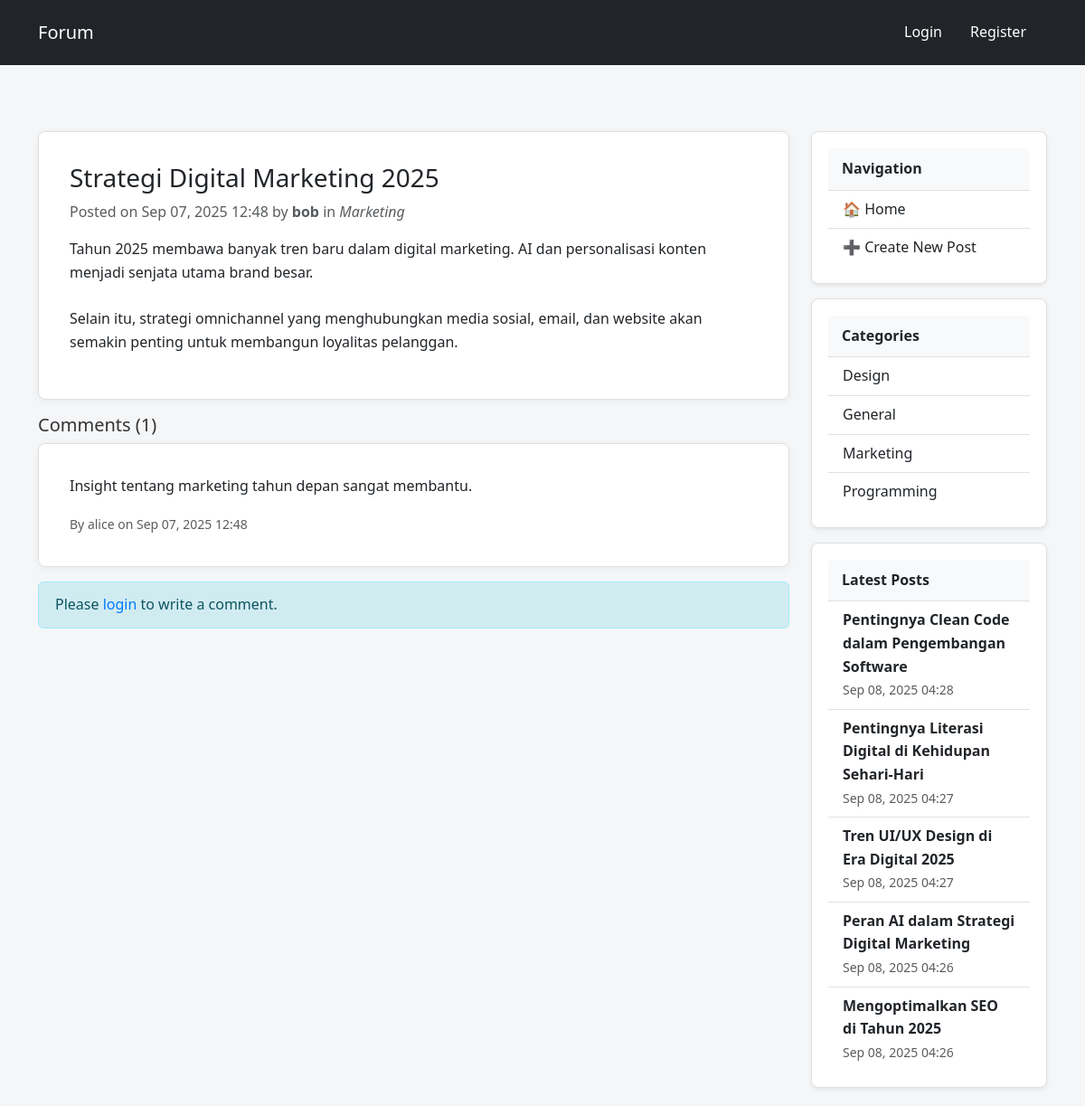
Screenshot of /single.php?id=2 with the database file from the repository.
### tables this page shows
CREATE TABLE `posts` (
  `id` int(11) NOT NULL,
  `title` varchar(255) NOT NULL,
  `content` text NOT NULL,
  `user_id` int(11) NOT NULL,
  `category_id` int(11) NOT NULL,
  `created_at` timestamp NOT NULL DEFAULT current_timestamp()
);

CREATE TABLE `users` (
  `id` int(11) NOT NULL,
  `username` varchar(50) NOT NULL,
  `email` varchar(100) NOT NULL,
  `password` varchar(255) NOT NULL,
  `created_at` timestamp NOT NULL DEFAULT current_timestamp()
);

CREATE TABLE `categories` (
  `id` int(11) NOT NULL,
  `name` varchar(100) NOT NULL
);

CREATE TABLE `comments` (
  `id` int(11) NOT NULL,
  `content` text NOT NULL,
  `user_id` int(11) NOT NULL,
  `post_id` int(11) NOT NULL,
  `created_at` timestamp NOT NULL DEFAULT current_timestamp()
);

### single.php (the view, shortened to what this page needs)
<?php
require 'includes/header.php';
require 'config/config.php';
$post_id = (int) $_GET['id'];
$stmt = $conn->prepare("
    SELECT p.id, p.title, p.content, p.created_at,
           u.username, c.name AS category
    FROM posts p
    JOIN users u ON p.user_id = u.id
    JOIN categories c ON p.category_id = c.id
    WHERE p.id = :id
");
$stmt->execute([':id' => $post_id]);
$post = $stmt->fetch(PDO::FETCH_OBJ);
$stmt = $conn->prepare("
    SELECT cm.content, cm.created_at, u.username
    FROM comments cm
    JOIN users u ON cm.user_id = u.id
    WHERE cm.post_id = :post_id
    ORDER BY cm.created_at DESC
");
$stmt->execute([':post_id' => $post_id]);
$comments = $stmt->fetchAll(PDO::FETCH_OBJ);
?>
<div class="col-lg-9 mb-3" style="margin-top: 57px;">
    <div class="card mb-3">
        <div class="card-body">
            <h3 class="card-title"><?= htmlspecialchars($post->title) ?></h3>
            <p class="text-muted">
                Posted on <?= date("M d, Y H:i", strtotime($post->created_at)) ?>
                by <strong><?= htmlspecialchars($post->username) ?></strong>
                in <em><?= htmlspecialchars($post->category) ?></em>
            </p>
            <p><?= nl2br(htmlspecialchars($post->content)) ?></p>
        </div>
    </div>
    <h5>Comments (<?= count($comments) ?>)</h5>
    <?php if (count($comments) > 0): ?>
        <?php foreach ($comments as $comment): ?>
            <div class="card mb-2">
                <div class="card-body">
                    <p><?= nl2br(htmlspecialchars($comment->content)) ?></p>
                    <small class="text-muted">
                        By <?= htmlspecialchars($comment->username) ?>
                        on <?= date("M d, Y H:i", strtotime($comment->created_at)) ?>
                    </small>
                </div>
            </div>
        <?php endforeach; ?>
    <?php else: ?>
        <p>No comments yet. Be the first to comment!</p>
    <?php endif; ?>
    <?php if (isset($_SESSION['user_id'])): ?>
        <form method="POST" class="mt-3">
            <div class="mb-3">
                <textarea name="comment" class="form-control" rows="3" placeholder="Write your comment..."></textarea>
            </div>
            <button type="submit" class="btn btn-primary">Submit Comment</button>
        </form>
    <?php else: ?>
        <div class="alert alert-info mt-3">
            Please <a href="auth/login.php">login</a> to write a comment.
        </div>
    <?php endif; ?>
</div>
<?php require 'includes/sidebar.php'; ?>
<?php require 'includes/footer.php'; ?>

### includes/sidebar.php
<?php
$categories = $conn->query("SELECT * FROM categories ORDER BY name ASC")->fetchAll(PDO::FETCH_OBJ);
$latest = $conn->query("SELECT id, title, created_at FROM posts ORDER BY created_at DESC LIMIT 5")->fetchAll(PDO::FETCH_OBJ);
?>
<div class="col-lg-3" style="margin-top: 57px;">
    <div class="card mb-3 shadow-sm">
        <div class="card-header fw-bold">Navigation</div>
        <div class="list-group list-group-flush">
            <a href="index.php" class="list-group-item list-group-item-action">🏠 Home</a>
            <a href="create-post.php" class="list-group-item list-group-item-action">➕ Create New Post</a>
        </div>
    </div>
    <div class="card mb-3 shadow-sm">
        <div class="card-header fw-bold">Categories</div>
        <div class="list-group list-group-flush">
            <?php if (count($categories) > 0): ?>
                <?php foreach ($categories as $cat): ?>
                    <a href="index.php?category=<?= $cat->id ?>" class="list-group-item list-group-item-action">
                        <?= htmlspecialchars($cat->name) ?>
                    </a>
                <?php endforeach; ?>
            <?php else: ?>
                <div class="p-3 text-muted">No categories available.</div>
            <?php endif; ?>
        </div>
    </div>
    <div class="card shadow-sm">
        <div class="card-header fw-bold">Latest Posts</div>
        <div class="list-group list-group-flush">
            <?php if (count($latest) > 0): ?>
                <?php foreach ($latest as $row): ?>
                    <a href="single.php?id=<?= $row->id ?>" class="list-group-item list-group-item-action">
                        <div class="fw-semibold"><?= htmlspecialchars($row->title) ?></div>
                        <small class="text-muted"><?= date("M d, Y H:i", strtotime($row->created_at)) ?></small>
                    </a>
                <?php endforeach; ?>
            <?php else: ?>
                <div class="p-3 text-muted">No posts yet.</div>
            <?php endif; ?>
        </div>
    </div>
</div>

### style.css (style rules this page uses)
* { margin: 0; padding: 0; box-sizing: border-box; }
body { font-family: 'Segoe UI', Tahoma, Geneva, Verdana, sans-serif; font-size: 16px; background-color: #f5f6f8; color: #333; line-height: 1.6; }
a { text-decoration: none; color: #007bff; transition: color 0.2s ease; }
.card { background: #fff; border: 1px solid #e0e0e0; border-radius: 8px; margin-bottom: 20px; padding: 18px; box-shadow: 0 2px 8px rgba(0, 0, 0, 0.05); transition: all 0.25s ease-in-out; }
.card-header { background: #f8f9fa; font-weight: 600; border-bottom: 1px solid #e0e0e0; padding: 10px 15px; border-radius: 8px 8px 0 0; }
.alert { padding: 12px 18px; border-radius: 6px; margin-bottom: 20px; font-weight: 500; }
.alert-info { background: #d1ecf1; color: #0c5460; }

### rows the page displays
posts: title "Strategi Digital Marketing 2025", created_at "Sep 07, 2025 12:48", user.username "bob", category.name "Marketing", content "Tahun 2025 membawa banyak tren baru dalam digital marketing. AI dan personalisasi konten menjadi senjata utama brand besar. Selain itu, strategi omnichannel yang menghubungkan media sosial, email, dan website akan semakin penting untuk membangun loyalitas pelanggan."
comments: content "Insight tentang marketing tahun depan sangat membantu.", user.username "alice", created_at "Sep 07, 2025 12:48"
categories: name "Design"
categories: name "General"
categories: name "Marketing"
categories: name "Programming"
posts: title "Pentingnya Clean Code dalam Pengembangan Software", created_at "Sep 08, 2025 04:28"
posts: title "Pentingnya Literasi Digital di Kehidupan Sehari-Hari", created_at "Sep 08, 2025 04:27"
posts: title "Tren UI/UX Design di Era Digital 2025", created_at "Sep 08, 2025 04:27"
posts: title "Peran AI dalam Strategi Digital Marketing", created_at "Sep 08, 2025 04:26"
posts: title "Mengoptimalkan SEO di Tahun 2025", created_at "Sep 08, 2025 04:26"

### other values shown
count($comments) "1"
